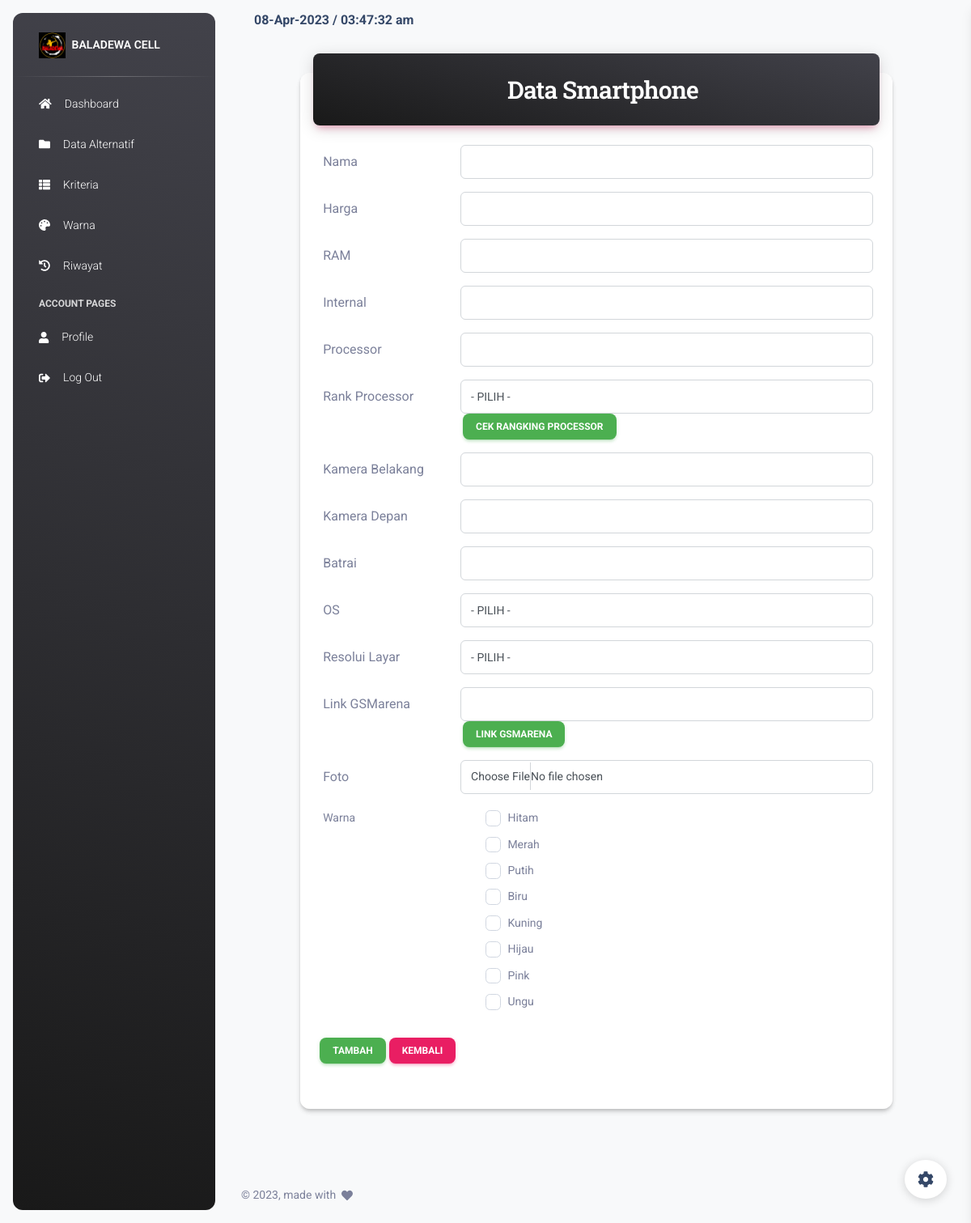
/admin/form_hp.php (signed in), run on the app's committed database.
### tables this page shows
CREATE TABLE `tb_warna` (
  `id_warna` int(11) NOT NULL,
  `nama` varchar(64) NOT NULL,
  `keterangan` varchar(45) NOT NULL
);

### admin/form_hp.php (the view, shortened to what this page needs)
<?php
include('../database/koneksi.php');
include('inc/header.php');
$nama = '';
$harga = '';
$ram = '';
$memori = '';
$processor = '';
$kam_b = '';
$kam_d = '';
$batrai = '';
$link = '';
$warna = '';
?>
<div class="container-fluid py-4 mt-3">
    <div class="content-wrapper">
        <div class="row">
            <div class="d-flex justify-content-center">
                <div class="col-lg-10 position-relative z-index-2 mb-5">
                    <div class="card">
                        <div class="card card-secondary">
                            <div class="card-header p-0 position-relative mt-n4 mx-3 z-index-2">
                                <div class="bg-gradient-dark shadow-primary border-radius-lg pt-4 pb-3">
                                    <h3 class="text-center text-white text-capitalize ps-3">Data Smartphone</h3>
                                </div>
                            </div>
                            <div class="card-body">
                                <div class="row">
                                    <div class="container">
                                        <form method="POST" action="proses_hp.php" enctype="multipart/form-data">
                                            <div class="mb-3 row">
                                                <div class="input-group input-group-outline">
                                                    <label for="nama" class="col-sm-3 col-form-label">Nama</label>
                                                    <input type="text" class="form-control" id="nama" name="nama" value="<?php echo $nama; ?>" required>
                                                </div>
                                            </div>
                                            <div class="mb-3 row">
                                                <div class="input-group input-group-outline">
                                                    <label for="harga" class="col-sm-3 col-form-label">Harga</label>
                                                    <input type="text" class="form-control form-control-sm" id="harga" name="harga" value="<?php echo $harga; ?>" required>
                                                </div>
                                            </div>
                                            <div class="mb-3 row">
                                                <div class="input-group input-group-outline">
                                                    <label for="ram" class="col-sm-3 col-form-label">RAM</label>
                                                    <input type="number" class="form-control" id="ram" name="ram" value="<?php echo $ram; ?>" min='1' required>
                                                </div>
                                            </div>
                                            <div class="mb-3 row">
                                                <div class="input-group input-group-outline">
                                                    <label for="memori" class="col-sm-3 col-form-label">Internal</label>
                                                    <input type="number" class="form-control" id="memori" name="memori" value="<?php echo $memori; ?>" min='1' required>
                                                </div>
                                            </div>
                                            <div class="mb-3 row">
                                                <div class="input-group input-group-outline">
                                                    <label for="processor" class="col-sm-3 col-form-label">Processor</label>
                                                    <input type="text" class="form-control" id="processor" name="processor" value="<?php echo $processor; ?>" required>
                                                </div>
                                            </div>
                                            <div class="mb-0 row">
                                                <div class="input-group input-group-outline col-sm-8">
                                                    <label for="r_processor" class="col-sm-3 col-form-label">Rank Processor</label>
                                                    <select required name="r_processor" id="r_processor" class="form-control">
                                                        <option value="" disabled selected>- PILIH -</option>
                                                    </select>
                                                </div>
                                                <div class="col-3"></div>
                                                <div class="col-9 ">
                                                    <a type="button" class="btn btn-success btn-sm" href="https://nanoreview.net/en/soc-list/rating" target="_blank">Cek Rangking Processor</a>
                                                </div>
                                            </div>
                                            <div class="mb-3 row">
                                                <div class="input-group input-group-outline">
                                                    <label for="kamera" class="col-sm-3 col-form-label">Kamera Belakang</label>
                                                    <input type="number" class="form-control" id="kamerab" name="kamerab" value="<?php echo $kam_b; ?>" min='1' required>
                                                </div>
                                            </div>
                                            <div class="mb-3 row">
                                                <div class="input-group input-group-outline">
                                                    <label for="kamera" class="col-sm-3 col-form-label">Kamera Depan</label>
                                                    <input type="number" class="form-control" id="kamerad" name="kamerad" value="<?php echo $kam_d; ?>" min='1' required>
                                                </div>
                                            </div>
                                            <div class="mb-3 row">
                                                <div class="input-group input-group-outline">
                                                    <label for="kamera" class="col-sm-3 col-form-label">Batrai</label>
                                                    <input type="number" class="form-control" id="batrai" name="batrai" value="<?php echo $batrai; ?>" min='1' required>
                                                </div>
                                            </div>
                                            <div class="mb-3 row">
                                                <div class="input-group input-group-outline">
                                                    <label for="kamera" class="col-sm-3 col-form-label">OS</label>
                                                    <select required name="os" id="os" class="form-control">
                                                        <option value="" disabled selected>- PILIH -</option>
                                                    </select>
                                                </div>
                                            </div>
                                            <div class="mb-3 row">
                                                <div class="input-group input-group-outline">
                                                    <label for="resolusi" class="col-sm-3 col-form-label">Resolui Layar</label>
                                                    <select required name="resolusi" id="resolusi" class="form-control">
                                                        <option value="" disabled selected>- PILIH -</option>
                                                    </select>
                                                </div>
                                            </div>
                                            <div class="mb-0 row">
                                                <div class="input-group input-group-outline">
                                                    <label for="link" class="col-sm-3 col-form-label">Link GSMarena</label>
                                                    <input type="text" class="form-control" id="link" name="link" value="<?php echo $link; ?>" required>
                                                </div>
                                                <div class="col-3"></div>
                                                <div class="col-9 ">
                                                    <a type="button" class="btn btn-success btn-sm" href="https://www.gsmarena.com/" target="_blank">Link GSMArena</a>
                                                </div>
                                            </div>
                                            <div class="mb-3 row">
                                                <div class="input-group input-group-outline">
                                                    <label for="kamera" class="col-sm-3 col-form-label">Foto</label>
                                                    <input <?php if (isset($_GET['ubah'])) {
                                                                echo "required";
                                                            } ?> type="file" class="form-control" id="foto" name="foto" accept="image/*">
                                                </div>
                                            </div>
                                            <div class="row">
                                                <div class="col-3">
                                                    <label for="warna" class="form-label">Warna</label>
                                                </div>
                                                <div class="col-9">
                                                    <div class="form-check">
                                                        <?php
                                                        if (isset($_GET['ubah'])) { ?>
                                                            <?php
                                                            $data_warna = mysqli_query($koneksi, "SELECT * FROM tb_warna ");
                                                            while ($warnaa = mysqli_fetch_array($data_warna)) {
                                                                $aa = $warnaa['nama'];
                                                            ?>
                                                                <input class="form-check-input" type="checkbox" name="warna[]" value="<?= $warnaa['nama'] ?>" <?php if (in_array("$aa", $warna)) echo "checked"; ?>>
                                                                <label class="form-check-label"><?= $warnaa['nama'] ?></label><br>
                                                            <?php }
                                                        } else { ?>
                                                            <?php
                                                            $data_warna = mysqli_query($koneksi, "SELECT * FROM tb_warna ");
                                                            while ($warnaa = mysqli_fetch_array($data_warna)) {
                                                            ?>
                                                                <input class="form-check-input " type="checkbox" name="warna[]" value="<?= $warnaa['nama'] ?>">
                                                                <label class="form-check-label"><?= $warnaa['nama'] ?></label><br>
                                                        <?php }
                                                        }  ?>
                                                    </div>
                                                </div>
                                            </div>
                                            <div class="mb-3 row mt-4">
                                                <div class="col">
                                                    <?php if (isset($_GET['ubah'])) { ?>
                                                        <button type="submit" name="aksi" value="edit" class="btn btn-success btn-sm">Simpan</button>
                                                    <?php } else { ?>
                                                        <button type="submit" name="aksi" value="tambah" class="btn btn-success btn-sm">Tambah</button>
                                                    <?php } ?>
                                                    <a href="data_hp.php" type="button" class="btn btn-primary btn-sm">Kembali</a>
                                                </div>
                                            </div>
                                        </form>
                                    </div>
                                </div>
                            </div>
                        </div>
                    </div>
                </div>
            </div>
        </div>
    </div>
</div>
<?php include('inc/footer.php');  ?>

### data on the page
tb_warna: nama "Hitam"
tb_warna: nama "Merah"
tb_warna: nama "Putih"
tb_warna: nama "Biru"
tb_warna: nama "Kuning"
tb_warna: nama "Hijau"
tb_warna: nama "Pink"
tb_warna: nama "Ungu"
